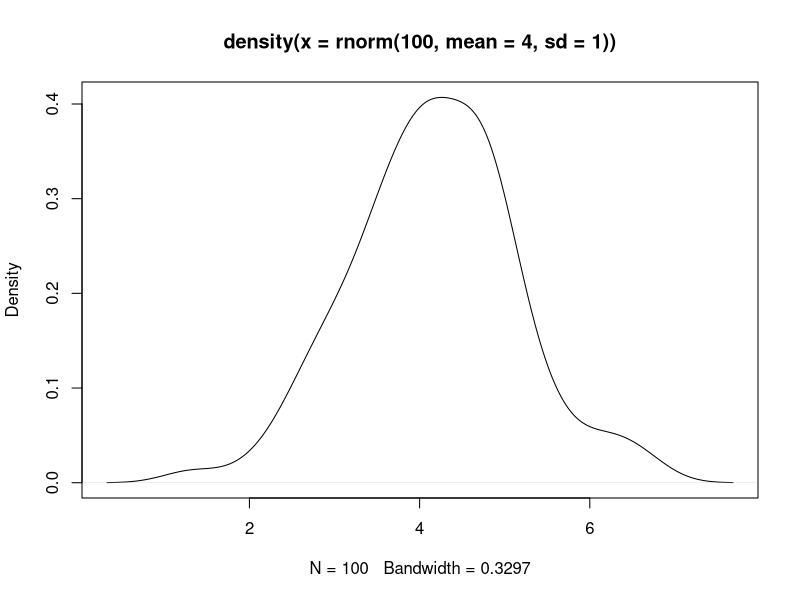
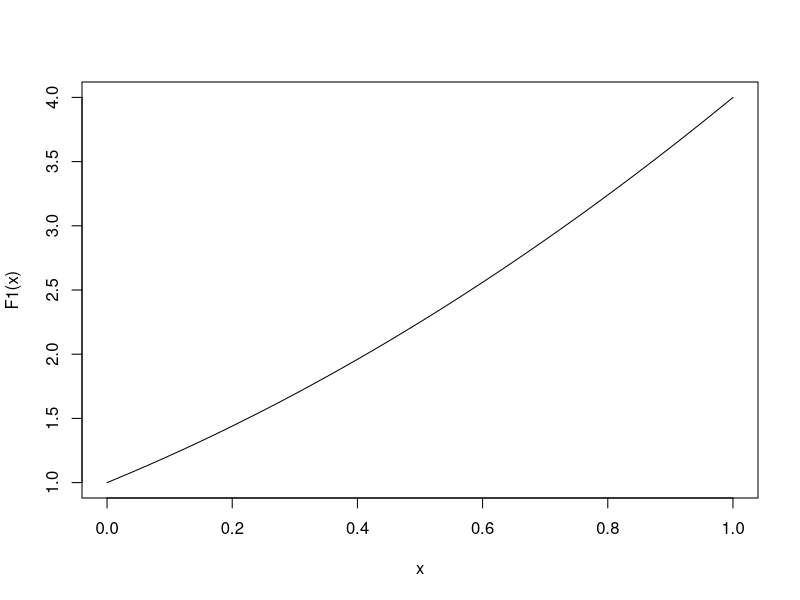

These charts were generated, in order, by the following R code:
## ---- chunk 1
# R 4.1.0
rnorm(100, mean = 4, sd = 1) |>
  density() |>
  plot()
## ---- chunk 2
F1 <- \(x) x^2 + 2*x + 1
class(F1)
Deriv::Deriv(F1)
curve(F1)
## ---- chunk 3
mtcars |>
  subset(cyl == 4) |> 
  {\(d) lm(mpg ~ disp, data = d)}()
## ---- chunk 4
lm_d <- \(d) lm(mpg ~ disp, data = d)
mtcars |>
  subset(cyl == 4) |> 
  lm_d()
